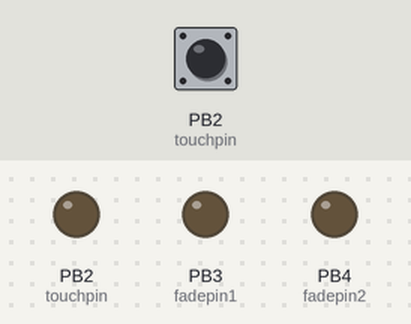
Bench run of a sketch on a simulated ATtiny85, built with avr-gcc and run on an emulated ATtiny85. Shown: output pins drawn as LEDs (lit = HIGH). Dashed ring = blinking. Inputs (shaded band) come from the test bench; at power-on: PB2 (touchpin) LOW.

Above: at 0.1 s.
At 0.84 s:
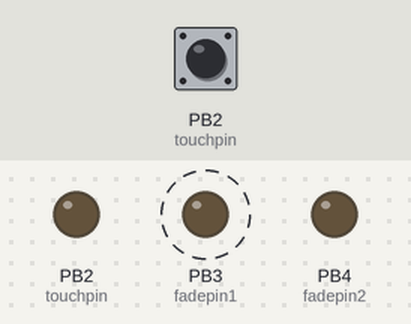
1.5 s: PB2 (touchpin) pulled HIGH for 0.15 s
Timing chart, 0 to 3.1 s (numbered marks = the images above; inputs shaded):
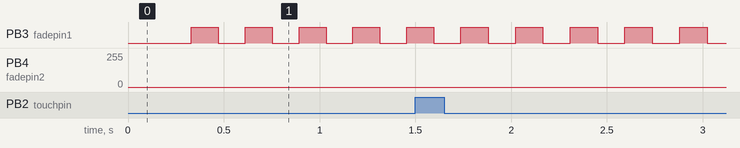

The sketch:

Attiny85_2LED_touch.ino
```cpp
// 2 LED blink code using capacitive touch
// 2019-01-26
//
// based on the code by high-low tech
// see: http://highlowtech.org/?p=1653
//
// Modifications by Pierre
// http://ictoblog.nl
//
// diagram:
//                           attiny85
//                       reset -+---+- power
// (fading always)         pb3 -+*  +- pb2 (touch input)
// (fading while touching) pb4 -+   +- pb1 (not used)
//                      ground -+---+- pb0 (not used)


int fadepin1 = 3; // the led that fades on and off
int fadepin2 = 4; // the led that fades on and off while you're touching the input pin
int touchpin = 2; // the touch input

int calibration = 0;

int randomval = 0;
int fadeval = 0, fadestep = 1;
int togglestate = LOW;

void setup()
{
  pinMode(fadepin1, OUTPUT);
  pinMode(fadepin2, OUTPUT);

  delay(100);
  for (int i = 0; i < 8; i++) {
    calibration += chargeTime(touchpin);
    delay(20);
  }
  calibration = (calibration + 4) / 8;
}

void loop()
{
  int n = chargeTime(touchpin);


  analogWrite(fadepin1, fadeval);
  if (n > calibration) analogWrite(fadepin2, fadeval);
  else analogWrite(fadepin2, 0);
  fadeval = fadeval + fadestep;
  if (fadeval == 255) fadestep = -1;
  if (fadeval == 0) fadestep = 1;

  delayMicroseconds(500);
}

byte chargeTime(byte pin)
{
  byte mask = (1 << pin);
  byte i;

  DDRB &= ~mask; // input
  PORTB |= mask; // pull-up on

  for (i = 0; i < 16; i++) {
    if (PINB & mask) break;
  }

  PORTB &= ~mask; // pull-up off
  DDRB |= mask; // discharge

  return i;
}
```

Measured:
- by itself, PB3 (fadepin1): alternates HIGH for 0.14 s and LOW for 0.14 s
